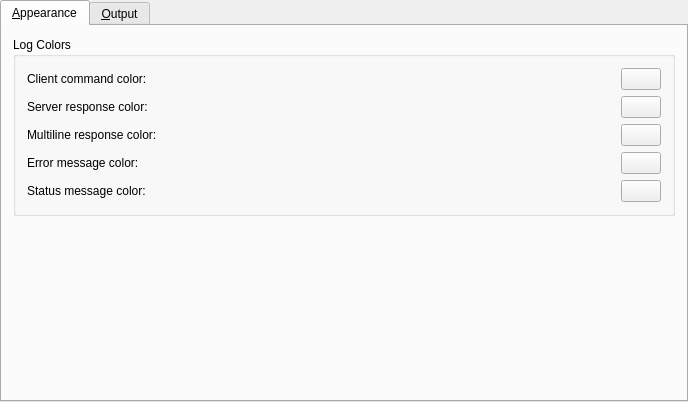
<ui version="4.0" >
 <class>LogSettings</class>
 <widget class="QWidget" name="LogSettings" >
  <property name="geometry" >
   <rect>
    <x>0</x>
    <y>0</y>
    <width>688</width>
    <height>402</height>
   </rect>
  </property>
  <layout class="QGridLayout" >
   <property name="leftMargin" >
    <number>0</number>
   </property>
   <property name="topMargin" >
    <number>0</number>
   </property>
   <property name="rightMargin" >
    <number>0</number>
   </property>
   <property name="bottomMargin" >
    <number>0</number>
   </property>
   <property name="horizontalSpacing" >
    <number>0</number>
   </property>
   <property name="verticalSpacing" >
    <number>0</number>
   </property>
   <item row="0" column="0" >
    <widget class="QTabWidget" name="tabWidget5" >
     <property name="currentIndex" >
      <number>0</number>
     </property>
     <widget class="QWidget" name="tab" >
      <attribute name="title" >
       <string>&amp;Appearance</string>
      </attribute>
      <layout class="QVBoxLayout" >
       <item>
        <widget class="Q3GroupBox" name="groupBox27" >
         <property name="title" >
          <string>Log Colors</string>
         </property>
         <layout class="QVBoxLayout" >
          <item>
           <layout class="QHBoxLayout" >
            <item>
             <widget class="QLabel" name="textLabel11" >
              <property name="text" >
               <string>Client command color:</string>
              </property>
              <property name="wordWrap" >
               <bool>false</bool>
              </property>
             </widget>
            </item>
            <item>
             <widget class="KColorButton" name="kcfg_logCommandsColor" >
              <property name="sizePolicy" >
               <sizepolicy vsizetype="Fixed" hsizetype="Fixed" >
                <horstretch>0</horstretch>
                <verstretch>0</verstretch>
               </sizepolicy>
              </property>
              <property name="text" >
               <string/>
              </property>
             </widget>
            </item>
           </layout>
          </item>
          <item>
           <layout class="QHBoxLayout" >
            <item>
             <widget class="QLabel" name="textLabel12" >
              <property name="text" >
               <string>Server response color:</string>
              </property>
              <property name="wordWrap" >
               <bool>false</bool>
              </property>
             </widget>
            </item>
            <item>
             <widget class="KColorButton" name="kcfg_logResponsesColor" >
              <property name="sizePolicy" >
               <sizepolicy vsizetype="Fixed" hsizetype="Fixed" >
                <horstretch>0</horstretch>
                <verstretch>0</verstretch>
               </sizepolicy>
              </property>
              <property name="text" >
               <string/>
              </property>
             </widget>
            </item>
           </layout>
          </item>
          <item>
           <layout class="QHBoxLayout" >
            <item>
             <widget class="QLabel" name="textLabel13" >
              <property name="text" >
               <string>Multiline response color:</string>
              </property>
              <property name="wordWrap" >
               <bool>false</bool>
              </property>
             </widget>
            </item>
            <item>
             <widget class="KColorButton" name="kcfg_logMultilineColor" >
              <property name="sizePolicy" >
               <sizepolicy vsizetype="Fixed" hsizetype="Fixed" >
                <horstretch>0</horstretch>
                <verstretch>0</verstretch>
               </sizepolicy>
              </property>
              <property name="text" >
               <string/>
              </property>
             </widget>
            </item>
           </layout>
          </item>
          <item>
           <layout class="QHBoxLayout" >
            <item>
             <widget class="QLabel" name="textLabel14" >
              <property name="text" >
               <string>Error message color:</string>
              </property>
              <property name="wordWrap" >
               <bool>false</bool>
              </property>
             </widget>
            </item>
            <item>
             <widget class="KColorButton" name="kcfg_logErrorColor" >
              <property name="sizePolicy" >
               <sizepolicy vsizetype="Fixed" hsizetype="Fixed" >
                <horstretch>0</horstretch>
                <verstretch>0</verstretch>
               </sizepolicy>
              </property>
              <property name="text" >
               <string/>
              </property>
             </widget>
            </item>
           </layout>
          </item>
          <item>
           <layout class="QHBoxLayout" >
            <item>
             <widget class="QLabel" name="textLabel15" >
              <property name="text" >
               <string>Status message color:</string>
              </property>
              <property name="wordWrap" >
               <bool>false</bool>
              </property>
             </widget>
            </item>
            <item>
             <widget class="KColorButton" name="kcfg_logStatusColor" >
              <property name="sizePolicy" >
               <sizepolicy vsizetype="Fixed" hsizetype="Fixed" >
                <horstretch>0</horstretch>
                <verstretch>0</verstretch>
               </sizepolicy>
              </property>
              <property name="text" >
               <string/>
              </property>
             </widget>
            </item>
           </layout>
          </item>
         </layout>
        </widget>
       </item>
       <item>
        <spacer>
         <property name="orientation" >
          <enum>Qt::Vertical</enum>
         </property>
         <property name="sizeType" >
          <enum>QSizePolicy::Expanding</enum>
         </property>
         <property name="sizeHint" >
          <size>
           <width>31</width>
           <height>111</height>
          </size>
         </property>
        </spacer>
       </item>
      </layout>
     </widget>
     <widget class="QWidget" name="TabPage" >
      <attribute name="title" >
       <string>&amp;Output</string>
      </attribute>
      <layout class="QVBoxLayout" >
       <item>
        <widget class="Q3GroupBox" name="groupBox28" >
         <property name="title" >
          <string>&amp;File Output</string>
         </property>
         <layout class="QVBoxLayout" >
          <item>
           <widget class="QCheckBox" name="kcfg_saveToFile" >
            <property name="text" >
             <string>&amp;Save log to file</string>
            </property>
           </widget>
          </item>
          <item>
           <layout class="QHBoxLayout" >
            <item>
             <widget class="QLabel" name="textLabel16" >
              <property name="enabled" >
               <bool>false</bool>
              </property>
              <property name="text" >
               <string>Output file:</string>
              </property>
              <property name="wordWrap" >
               <bool>false</bool>
              </property>
             </widget>
            </item>
            <item>
             <widget class="KUrlRequester" name="kcfg_outputFilename" >
              <property name="enabled" >
               <bool>false</bool>
              </property>
             </widget>
            </item>
           </layout>
          </item>
         </layout>
        </widget>
       </item>
       <item>
        <spacer>
         <property name="orientation" >
          <enum>Qt::Vertical</enum>
         </property>
         <property name="sizeType" >
          <enum>QSizePolicy::Expanding</enum>
         </property>
         <property name="sizeHint" >
          <size>
           <width>61</width>
           <height>171</height>
          </size>
         </property>
        </spacer>
       </item>
      </layout>
     </widget>
    </widget>
   </item>
  </layout>
 </widget>
 <layoutdefault spacing="6" margin="11" />
 <pixmapfunction>qPixmapFromMimeSource</pixmapfunction>
 <customwidgets>
  <customwidget>
   <class>Q3GroupBox</class>
   <extends>QGroupBox</extends>
   <header>Qt3Support/Q3GroupBox</header>
   <container>1</container>
  </customwidget>
  <customwidget>
   <class>KColorButton</class>
   <extends>QPushButton</extends>
   <header>kcolorbutton.h</header>
  </customwidget>
  <customwidget>
   <class>KFontRequester</class>
   <extends>QWidget</extends>
   <header>kfontrequester.h</header>
  </customwidget>
  <customwidget>
   <class>KUrlRequester</class>
   <extends>QFrame</extends>
   <header>kurlrequester.h</header>
  </customwidget>
 </customwidgets>
 <includes>
  <include location="local" >kfontrequester.h</include>
  <include location="local" >kcolorbutton.h</include>
  <include location="local" >kcolorbutton.h</include>
  <include location="local" >kcolorbutton.h</include>
  <include location="local" >kcolorbutton.h</include>
  <include location="local" >kcolorbutton.h</include>
  <include location="local" >kurlrequester.h</include>
  <include location="local" >kpushbutton.h</include>
 </includes>
 <resources/>
 <connections>
  <connection>
   <sender>kcfg_saveToFile</sender>
   <signal>toggled(bool)</signal>
   <receiver>textLabel16</receiver>
   <slot>setEnabled(bool)</slot>
   <hints>
    <hint type="sourcelabel" >
     <x>71</x>
     <y>68</y>
    </hint>
    <hint type="destinationlabel" >
     <x>71</x>
     <y>96</y>
    </hint>
   </hints>
  </connection>
  <connection>
   <sender>kcfg_saveToFile</sender>
   <signal>toggled(bool)</signal>
   <receiver>kcfg_outputFilename</receiver>
   <slot>setEnabled(bool)</slot>
   <hints>
    <hint type="sourcelabel" >
     <x>315</x>
     <y>70</y>
    </hint>
    <hint type="destinationlabel" >
     <x>319</x>
     <y>93</y>
    </hint>
   </hints>
  </connection>
 </connections>
</ui>
